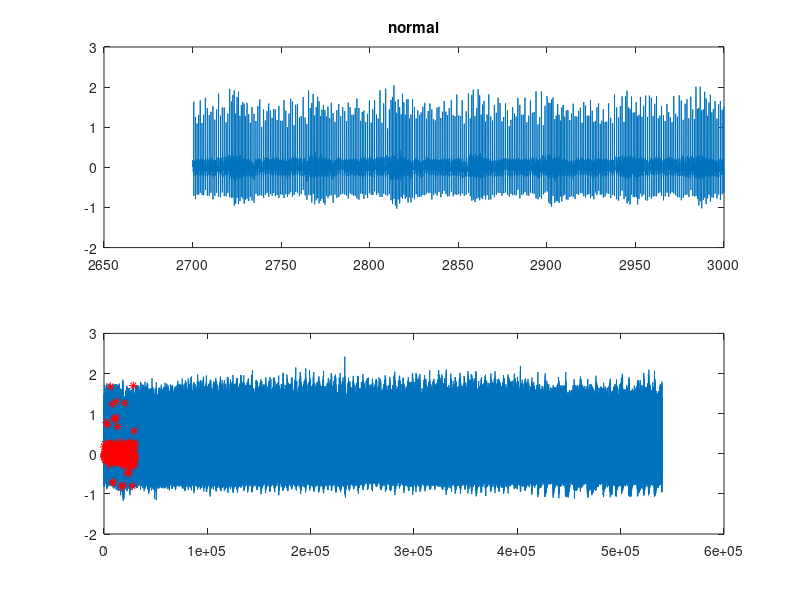

Write MATLAB code to recreate this figure.
% 45. dakika 50. dakika 
clear all
clc

data = load("data.mat");

a = data.ecg_data;
fs = data.fs;

T = 1;

N =  length(a);
ts = 1/fs;


t = (0:N-1)*ts;
t2 = t(270000:300000);
a2= a(270000:300000);
subplot(2,1,1)
plot(t2,a2);
title("normal");

noise = 0.5 * rand(size(a2))-0.5;
%noise2 = randn(size(a))*0.15; 
noise_a = a2 + noise;

treshold=0.56; %treshold for peak detection
peaks=[]; %peaks detection variables
peaks_locs=[];

N =  length(noise_a);

beat_count = 0;
for i=2:(length(a2)-1)
    
    if noise_a(i)>noise_a(i-1) && noise_a(i)>noise_a(i+1) && noise_a(i) >treshold
        peaks =[peaks a(i)];
        peaks_locs =[peaks_locs i];
        beat_count = beat_count + 1;
    end
    
end


subplot(2,1,2);
plot(a);
hold on
plot(peaks_locs, peaks,"r*");

display(length(peaks));


duration_in_seconds = N/fs;
duration_in_minutes = duration_in_seconds / 60;
BPM = beat_count / duration_in_minutes;

% noise kaynaklı qrs r değeri düşüyor bu yüzden threshold'un altında
% kalıyor. bu yüzden peak olarak algılanmıyor ve kalp atımı çok düşük
% bulunuyor ayrıca grafikte net bir görüntü oluşmuyor. 

%noise değerinin fazla olması da datamızda büyük değişikliklere sebebiyle
%peak değerlerini az görüyor.



